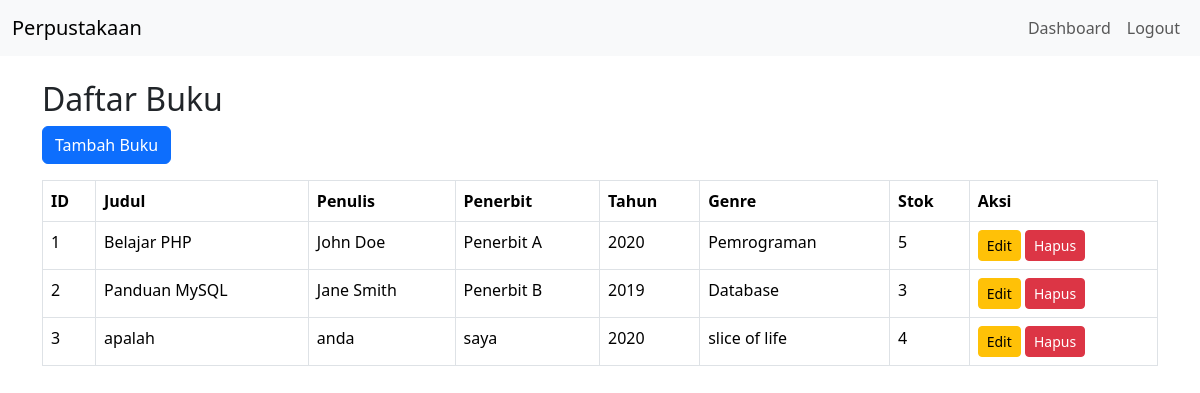
Page /manajemen_perpustakaan/buku.php (signed in) on the committed database.
### tables this page shows
CREATE TABLE `buku` (
  `id_buku` int NOT NULL,
  `judul` varchar(255) NOT NULL,
  `penulis` varchar(255) NOT NULL,
  `penerbit` varchar(255) NOT NULL,
  `tahun` int NOT NULL,
  `genre` varchar(100) DEFAULT NULL,
  `stok` int NOT NULL DEFAULT '0',
  `dibuat_pada` timestamp NULL DEFAULT CURRENT_TIMESTAMP
);

### manajemen_perpustakaan/buku.php (the view, shortened to what this page needs)
<?php include('includes/header.php'); ?>
<h2>Daftar Buku</h2>
<a href="tambah_buku.php" class="btn btn-primary mb-3">Tambah Buku</a>
<table class="table table-bordered">
    <thead>
        <tr>
            <th>ID</th>
            <th>Judul</th>
            <th>Penulis</th>
            <th>Penerbit</th>
            <th>Tahun</th>
            <th>Genre</th>
            <th>Stok</th>
            <th>Aksi</th>
        </tr>
    </thead>
    <tbody>
        <?php
        $sql = "SELECT * FROM buku";
        $result = $conn->query($sql);
        if ($result->num_rows > 0) {
            while ($row = $result->fetch_assoc()) {
                echo "<tr>
                    <td>{$row['id_buku']}</td>
                    <td>{$row['judul']}</td>
                    <td>{$row['penulis']}</td>
                    <td>{$row['penerbit']}</td>
                    <td>{$row['tahun']}</td>
                    <td>{$row['genre']}</td>
                    <td>{$row['stok']}</td>
                    <td>
                        <a href='edit_buku.php?id={$row['id_buku']}' class='btn btn-warning btn-sm'>Edit</a>
                        <a href='hapus_buku.php?id={$row['id_buku']}' class='btn btn-danger btn-sm'>Hapus</a>
                    </td>
                </tr>";
            }
        } else {
            echo "<tr><td colspan='8'>Tidak ada buku</td></tr>";
        }
        ?>
    </tbody>
</table>
<?php include('includes/footer.php'); ?>

### manajemen_perpustakaan/includes/header.php (shortened to what this page needs)
<?php
function isLoggedIn() {
    return isset($_SESSION['username']);
}
?>
<!DOCTYPE html>
<html lang="en">
<head>
    <link href="https://cdn.jsdelivr.net/npm/bootstrap@5.3.3/dist/css/bootstrap.min.css" rel="stylesheet"
>
  </head>
</head>
<body>
<nav class="navbar navbar-expand-lg navbar-light bg-light">
    <div class="container-fluid">
        <a class="navbar-brand" href="#">Perpustakaan</a>
        <div class="collapse navbar-collapse" id="navbarNav">
            <ul class="navbar-nav ms-auto">
                <?php if (isLoggedIn()): ?>
                    <li class="nav-item">
                        <a class="nav-link" href="dashboard.php">Dashboard</a>
                    </li>
                    <li class="nav-item">
                        <a class="nav-link" href="logout.php">Logout</a>
                    </li>
                <?php endif; ?>
            </ul>
        </div>
    </div>
</nav>
<div class="container mt-4">

### manajemen_perpustakaan/includes/footer.php (shortened to what this page needs)
</div>
</body>
</html>

### rows in the picture
buku: id_buku "1", judul "Belajar PHP", penulis "John Doe", penerbit "Penerbit A", tahun "2020", genre "Pemrograman", stok "5"
buku: id_buku "2", judul "Panduan MySQL", penulis "Jane Smith", penerbit "Penerbit B", tahun "2019", genre "Database", stok "3"
buku: id_buku "3", judul "apalah", penulis "anda", penerbit "saya", tahun "2020", genre "slice of life", stok "4"
